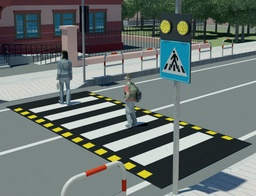
#> input picture human_detecting_tracking/pedestrian1.jpg, 256 x 196 px, shrunk from 1062 x 814 before the run, given in place of ., which was not available
$ python HOG_test.py --images .
#> lines starting #> are read from the running program, lines starting #| are printed output that depends on the picture; after the words box and inside, x2 and y2 are one past the last pixel; in counts of white or black regions, pixels touching at a corner belong together; pictures that were not available may be replaced by others from this repository, and a replacement may not be noted
from __future__ import print_function
from imutils.object_detection import non_max_suppression
from imutils import paths
import numpy as np
import argparse
import imutils
import cv2

ap= argparse.ArgumentParser()
ap.add_argument("-i","--images",required = True, help="path to image file")
args=vars(ap.parse_args())

hog=cv2.HOGDescriptor()
hog.setSVMDetector(cv2.HOGDescriptor_getDefaultPeopleDetector())

image = cv2.imread(args["images"])
#> image is the input picture: shape (196, 256, 3); mean B, G, R 112.1, 114.9, 105.6
#image = image[120:235,170:310]
(a,b)=image.shape[1],image.shape[0]
#> a = 256; b = 196
image = cv2.resize(image,(image.shape[1]*2,image.shape[0]*2))
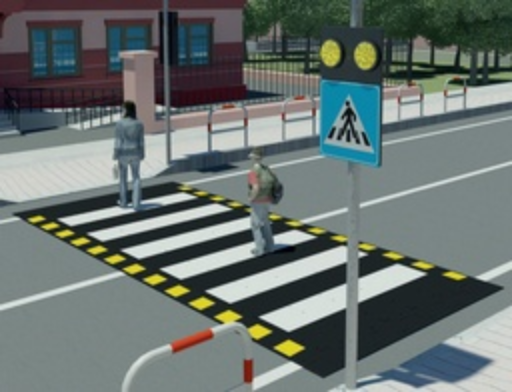
#> image: shape (392, 512, 3); mean B, G, R 112, 114.8, 105.6
orig = image.copy()

(rects,weights) = hog.detectMultiScale(image,winStride=(3,3),padding=(4,4),scale=1.04)
#> rects = [[91, 82, 75, 150], [225, 134, 71, 143], [316, 5, 87, 174], [307, 68, 92, 183], [217, 36, 96, 191], [282, 3, 149, 298]]; weights = [3.57, 1.52, 1.3, 0.237, 0.529, 0.202]
#(rects,weights) = hog.detectMultiScale(image)
for (x,y,w,h) in rects:
    cv2.rectangle(orig,(x,y),(x+w,y+h),(0,0,255),2)
#> this loop made 6 passes
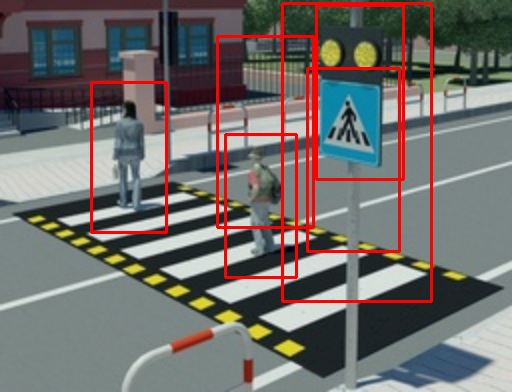
#> orig: shape (392, 512, 3); 5.01% of pixels changed, all inside (x1, y1, x2, y2) = (90, 2, 433, 303)
rects = np.array([[x,y,x+w,y+h] for (x,y,w,h)in rects])
#> rects = [[91, 82, 166, 232], [225, 134, 296, 277], [316, 5, 403, 179], [307, 68, 399, 251], [217, 36, 313, 227], [282, 3, 431, 301]]
pick = non_max_suppression(rects,probs=None,overlapThresh=0.65)
#> pick = [[282, 3, 431, 301], [225, 134, 296, 277], [91, 82, 166, 232], [217, 36, 313, 227]]

for (xA,yA,xB,yB) in pick:
    cv2.rectangle(image,(xA,yA),(xB,yB),(0,255,0),2)
#> this loop made 4 passes
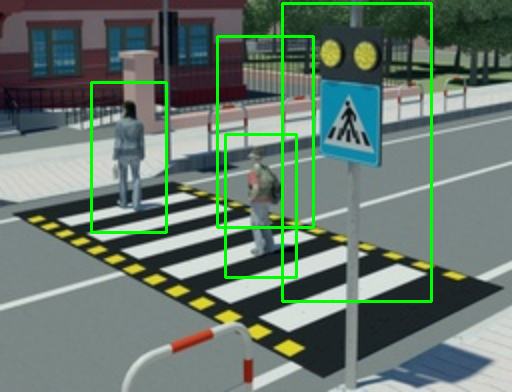
#> image: shape (392, 512, 3); 3.47% of pixels changed, all inside (x1, y1, x2, y2) = (90, 2, 433, 303)
print("{} original boxes,{} after suppression".format(len(rects),len(pick)))
#| 6 original boxes,4 after suppression
image = cv2.resize(image,(a,b))
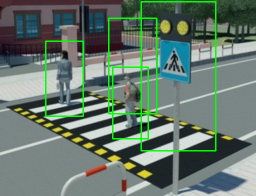
#> image: shape (196, 256, 3); mean B, G, R 108.3, 119.8, 102
orig = cv2.resize(orig,(a,b))
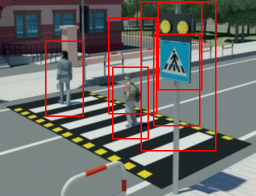
#> orig: shape (196, 256, 3); mean B, G, R 106.6, 109.2, 113.1

cv2.imshow("With NMS",image)
cv2.imshow("Without NMS",orig)
cv2.waitKey(0)

$ run again, on human_detecting_tracking/With NMS_rgb2_14.08.2018.png
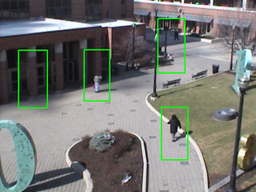
#> input picture human_detecting_tracking/With NMS_rgb2_14.08.2018.png, 256 x 192 px, shrunk from 320 x 240 before the run, given in place of ., which was not available
#> image is the input picture: shape (192, 256, 3); mean B, G, R 114.5, 118.6, 117
#> `(rects,weights) = hog.detectMultiScale(image,winStride=(3,3),padding=(..`: rects = [[440, 37, 66, 130], [357, 232, 68, 134]]; weights = [0.261, 0.284]
#> the loop `for (x,y,w,h) in rects:` made 2 passes
#> after the loop `for (x,y,w,h) in rects:`:
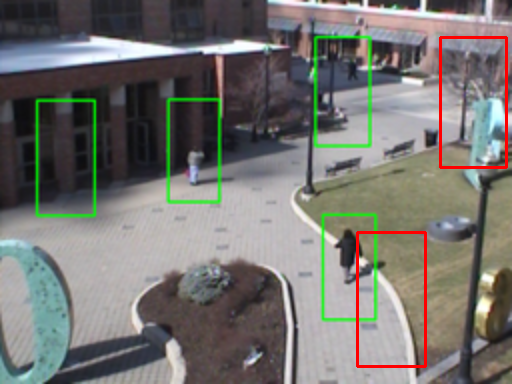
#> orig: shape (384, 512, 3); mean B, G, R 112.8, 116.8, 118.2
#> `rects = np.array([[x,y,x+w,y+h] for (x,y,w,h)in rects])`: rects = [[440, 37, 506, 167], [357, 232, 425, 366]]
#> pick = [[357, 232, 425, 366], [440, 37, 506, 167]]
#> the loop `for (xA,yA,xB,yB) in pick:` made 2 passes
#| 2 original boxes,2 after suppression
#> `image = cv2.resize(image,(a,b))`:
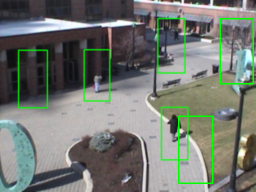
#> image: shape (192, 256, 3); mean B, G, R 112.9, 120, 115.2

$ run again, on human_detecting_tracking/ifr1.bmp
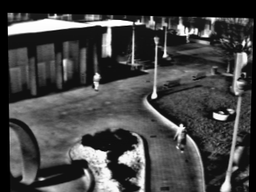
#> input picture human_detecting_tracking/ifr1.bmp, 256 x 192 px, shrunk from 320 x 240 before the run, given in place of ., which was not available
#> image is the input picture: shape (192, 256, 3); min 0, max 255, mean 68.3
#> `(rects,weights) = hog.detectMultiScale(image,winStride=(3,3),padding=(..`: rects = [[229, 0, 130, 258]]; weights = [0.799]
#> the loop `for (x,y,w,h) in rects:` made 1 pass
#> after the loop `for (x,y,w,h) in rects:`:
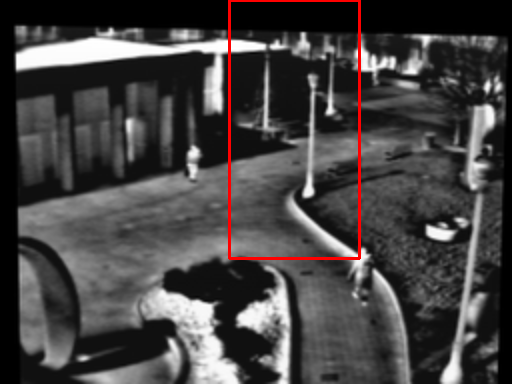
#> orig: shape (384, 512, 3); mean B, G, R 67.6, 67.6, 70.4
#> `rects = np.array([[x,y,x+w,y+h] for (x,y,w,h)in rects])`: rects = [[229, 0, 359, 258]]
#> the loop `for (xA,yA,xB,yB) in pick:` made 1 pass
#> after the loop `for (xA,yA,xB,yB) in pick:`:
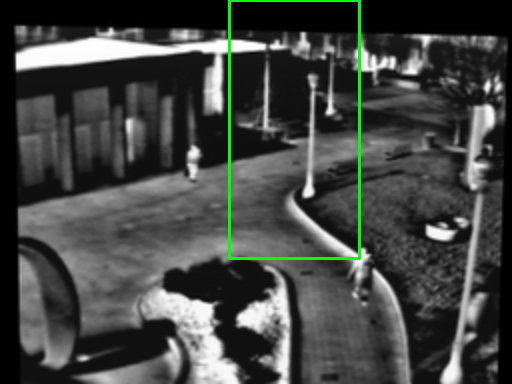
#> image: shape (384, 512, 3); mean B, G, R 67.6, 70.4, 67.6
#| 1 original boxes,1 after suppression
